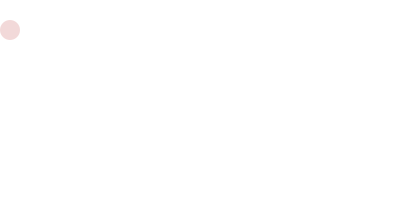
Frame 1 (no input)
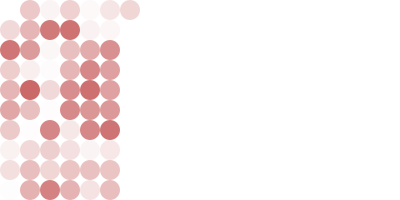
Frame 60 (the mouse pressed at the canvas centre just before this capture)
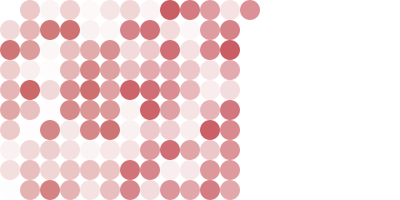
Frame 120 (the mouse held since frame 60 and released just before this capture)

The Processing sketch that drew these frames (run headless with seeded random() and noise(); from frame 60 on, the mouse is pressed at the canvas centre):

// Processing sketch: processing_108966
// ── processing_108966.pde

float r;
float g;
float b;
float a;

float diam;
float x;
float y;
float countx;
float county;
float state;

float hiRange;
float midRange;
float loRange;

void setup() {
  size(400,200);
  background(255);
  smooth();
  countx = 0; 
  county = 0;
  state = 1; 
  hiRange = random(100,255);
  midRange = random(50,200);
  loRange = random(0,100);
  frameRate(10);
}

void draw() {

  county++;
  if (county == 10){
  countx++;
  county = 0;
  }
  if (countx == 20){
    countx = 0;
  }
  
  //Changes dot color to red
  if(state == 1){
    r = hiRange;
    g = loRange;
    b = loRange;
    a = random(255);
  }else if(state == 2){
    r = hiRange;
    g = midRange;
    b = loRange;
    a = random(255);
  }else if(state == 3){
    r = hiRange;
    g = hiRange;
    b = loRange;
    a = random(255);
  }else if(state == 4){
    r = midRange;
    g = hiRange;
    b = loRange;
    a = random(255);
  }else if(state == 5){
    r = loRange;
    g = hiRange;
    b = hiRange;
    a = random(255);
  }else if(state == 6){
    r = midRange;
    g = loRange;
    b = hiRange;
    a = random(255);
  }
    
  diam = (20);
  x = int(countx)*diam+10;
  y = int(county)*diam+10;
 
  noStroke();
  fill(r,g,b,a);
  ellipse(x,y,diam,diam);
  
}

void mousePressed(){
  if (mousePressed = true){
  state++;
  }
  if(state > 6){
    state = 1;
  }
}
